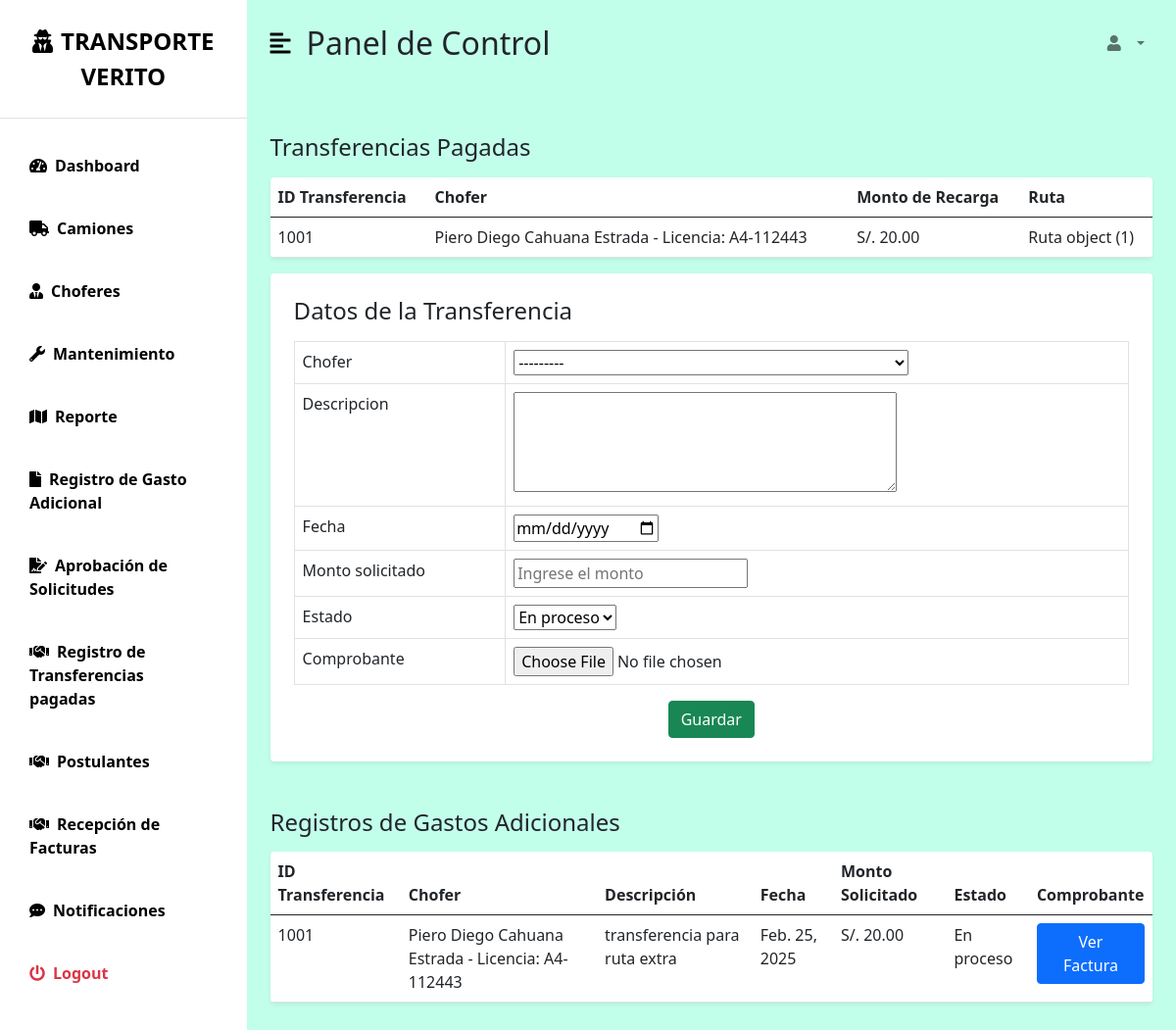
/transferencia_pagada, run on the app's committed database.
### myapp/models.py (models this page shows, shortened)
class GastoAdicional(models.Model):
    idGasto = models.CharField(max_length=4)
    chofer = models.ForeignKey('Chofer', on_delete=models.SET_NULL, null=True, blank=True)
    placa = models.CharField(max_length=50)
    ruta = models.ForeignKey('Ruta', on_delete=models.SET_NULL, null=True, blank=True)
    montoRecarga = models.CharField(max_length=50)
    tipoGasto = models.CharField(max_length=50, choices=TIPO_GASTO)

class Chofer(models.Model):
     nombres = models.CharField(max_length=100)
     apellidos = models.CharField(max_length=100)
     fecha_nacimiento = models.DateField()
     domicilio = models.CharField(max_length=200)
     telefono = models.CharField(max_length=9)
     tipo_licencia = models.CharField(max_length=3)
     numero_licencia = models.CharField(max_length=20, unique=True)
     fecha_emision = models.DateField()
     fecha_vencimiento = models.DateField()
     estado_salud = models.CharField(max_length=100)
     camion = models.ForeignKey('Camion', on_delete=models.SET_NULL, null=True, blank=True)
     usuario = models.ForeignKey(User, on_delete=models.CASCADE, verbose_name="Usuario asociado", null=True, blank=True)
     def __str__(self):
        return f"{self.nombres} {self.apellidos} - Licencia: {self.numero_licencia}"

class Ruta(models.Model):
    chofer = models.ForeignKey('Chofer', on_delete=models.SET_NULL, null=True, blank=True)
    camion = models.ForeignKey('Camion', on_delete=models.SET_NULL, null=True, blank=True)
    partida = models.CharField(max_length=100)
    llegada = models.CharField (max_length=100)
    fecha = models.DateField()
    carga = models.CharField(max_length=200)
    destinatario = models.CharField(max_length=200)

class TransferenciaPagada(models.Model):
    chofer = models.ForeignKey('Chofer', on_delete=models.SET_NULL, null=True, blank=True)
    descripcion = models.TextField(null=True, blank=True)
    fecha = models.DateField()
    monto = models.CharField(max_length=30)
    estado = models.CharField(max_length=50, choices=ESTADO, default='En proceso')
    factura = models.ImageField(upload_to = 'facturaTransferencia/')

### myapp/views.py (the view, shortened to what this page needs)
# urls.py: path('transferencia_pagada', views.TransferenciaPagadaController, name='transferenciaPagada'),
def TransferenciaPagadaController(request, action=None, transferenciaPagada_id=None):
    if request.method == 'GET':
        transferenciasPagadas = GastoAdicional.objects.all()
        recepcion_facturas = TransferenciaPagada.objects.all()
        form = TransferenciaPagadaForm()
        return render(request, 'ASISTENTE//transferencia_pagada.html', {
            'transferenciasPagadas': transferenciasPagadas,
            'recepcion_facturas': recepcion_facturas,
            'form': form,
            'action': action,
            'transferenciaPagada_id': transferenciaPagada_id,
        })
    return HttpResponseNotAllowed(['GET', 'POST'])

### myapp/forms.py
class TransferenciaPagadaForm(forms.ModelForm):
    class Meta:
        model = TransferenciaPagada
        fields = ['chofer',
                  'descripcion',
                  'fecha',
                  'monto',
                  'estado',
                  'factura']
        widgets = {
            'descripcion': forms.Textarea(attrs={'rows': 4}),
            'fecha': forms.DateInput(attrs={'type': 'date'}),
            'monto': forms.TextInput(attrs={'placeholder': 'Ingrese el monto'}),
            'estado': forms.Select(),
            'factura': forms.ClearableFileInput(attrs={'accept': 'image/*'}),
        }
        labels = {
            'chofer': 'Chofer',
            'descripcion': 'Descripción',
            'fecha': 'Fecha',
            'monto': 'Monto',
            'estado': 'Estado',
            'factura': 'Factura',
        }

### myapp/context_processors.py (called while the page is built)
def notificaciones(request):
    if request.user.is_authenticated:
        notificaciones_no_leidas = Notificacion.objects.filter(usuario=request.user, leido=False).count()
    else:
        notificaciones_no_leidas = 0
    return {'notificaciones_no_leidas': notificaciones_no_leidas}

### templates/ASISTENTE/transferencia_pagada.html (shortened to what this page needs)
{% extends 'bases/base_asistente.html' %}
{% block title %}Asistente Gerencia | Registro Transferencia Pagada{% endblock %} {% block content %}
<div class="row my-5">
  <div class="col-12">
    <h3 class="fs-4 mb-3">Transferencias Pagadas</h3>
    <table class="table bg-white rounded shadow-sm table-hover">
      <thead>
        <tr>
          <th>ID Transferencia</th>
          <th>Chofer</th>
          <th>Monto de Recarga</th>
          <th>Ruta</th>
        </tr>
      </thead>
      <tbody>
        {% for factura in transferenciasPagadas %}
        <tr>
          <td>{{ factura.id|add:1000 }}</td>
          <td>{{ factura.chofer }}</td>
          <td>S/. {{ factura.montoRecarga|floatformat:2 }}</td>
          <td>{{ factura.ruta }}</td>
        </tr>
        {% endfor %}
      </tbody>
    </table>
  </div>
  <div class="col-12 mb-5">
    <section class="form-container p-4 bg-white rounded shadow-sm">
      <h3 class="fs-4 mb-3">Datos de la Transferencia</h3>
      <form method="POST" action="{% url 'transferencia_pagada_action_simple' action='crear' %}" enctype="multipart/form-data" >
        <table class="table table-bordered">
          <tbody>
            <tr>
              <td><label for="id_chofer">Chofer</label></td>
              <td>{{ form.chofer }}</td>
            </tr>
            <tr>
              <td><label for="id_descripcion">Descripcion</label></td>
              <td>{{ form.descripcion }}</td>
            </tr>
            <tr>
              <td><label for="id_fecha">Fecha</label></td>
              <td>{{ form.fecha }}</td>
            </tr>
            <tr>
              <td><label for="id_monto">Monto solicitado</label></td>
              <td>{{ form.monto }}</td>
            </tr>
            <tr>
              <td><label for="id_estado">Estado</label></td>
              <td>{{ form.estado }}</td>
            </tr>
            <tr>
              <td><label for="id_factura">Comprobante</label></td>
              <td>{{ form.factura }}</td>
            </tr>
          </tbody>
        </table>
        <div class="text-center mt-3">
          <button type="submit" class="btn btn-success">Guardar</button>
        </div>
      </form>
    </section>
  </div>
  <div class="col-12">
    <h3 class="fs-4 mb-3">Registros de Gastos Adicionales</h3>
    <table class="table bg-white rounded shadow-sm table-hover">
      <thead>
        <tr>
          <th>ID Transferencia</th>
          <th>Chofer</th>
          <th>Descripción</th>
          <th>Fecha</th>
          <th>Monto Solicitado</th>
          <th>Estado</th>
          <th>Comprobante</th>
        </tr>
      </thead>
      <tbody>
        {% for gasto in recepcion_facturas %}
        <tr>
          <td>{{ gasto.id|add:1000 }}</td>
          <td>{{ gasto.chofer }}</td>
          <td>{{ gasto.descripcion }}</td>
          <td>{{ gasto.fecha }}</td>
          <td>S/. {{ gasto.monto|floatformat:2 }}</td>
          <td>{{ gasto.estado }}</td>
          <td>
            {% if gasto.factura %}
                <button type="button" class="btn btn-primary"
                        data-bs-toggle="modal"
                        data-bs-target="#facturaModal{{ gasto.id }}">
                    Ver Factura
                </button>
            {% else %}
                <span class="text-muted">No adjunta</span>
            {% endif %}
        </td>
        </tr>
        {% endfor %}
      </tbody>
    </table>
  </div>
</div>
{% endblock %}

### static/css/dashboard.css (style rules this page uses)
:root { --main-bg-color: #d2ffde!important; --main-text-color: #000000; --second-text-color: #000000; --second-bg-color: #030303; }

### data on the page
GastoAdicional: id|add "1001", chofer "Piero Diego Cahuana Estrada - Licencia: A4-112443", montoRecarga "20.00", ruta "Ruta object (1)"
TransferenciaPagada: id|add "1001", chofer "Piero Diego Cahuana Estrada - Licencia: A4-112443", descripcion "transferencia para ruta extra", fecha "Feb. 25, 2025", monto "20.00", estado "En proceso"
